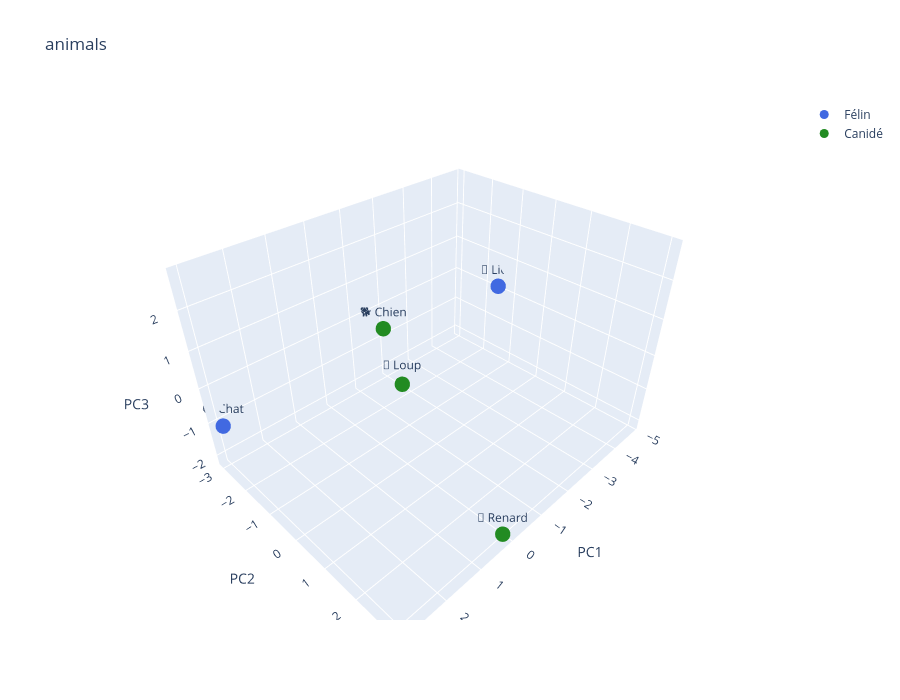

Source (notebook cell):
### Code cell
#==============================================
# Cellule 8 - Visualisation
#================================================

fig = plot_scene(df, SCENARIO_NAME)
fig.show()

### Figure 1 — Plotly figure (JSON) as saved in the notebook; plotly's stock layout.template omitted (floating-point values rounded to 4 significant figures)
{"data": [{"marker": {"color": "royalblue", "size": 9}, "mode": "markers+text", "name": "Félin", "text": ["🐱 Chat", "🦁 Lion"], "textposition": "top center", "type": "scatter3d", "x": [2.97, -4.794], "y": [-3.005, -1.403], "z": [-1.111, 0.164]}, {"marker": {"color": "forestgreen", "size": 9}, "mode": "markers+text", "name": "Canidé", "text": ["🐕 Chien", "🐺 Loup", "🦊 Renard"], "textposition": "top center", "type": "scatter3d", "x": [1.523, 0.1963, 0.1039], "y": [1.218, 0.1362, 3.053], "z": [2.79, 0.3021, -2.145]}], "layout": {"height": 700, "scene": {"xaxis": {"title": {"text": "PC1"}}, "yaxis": {"title": {"text": "PC2"}}, "zaxis": {"title": {"text": "PC3"}}}, "title": {"text": "animals"}, "width": 900}}
